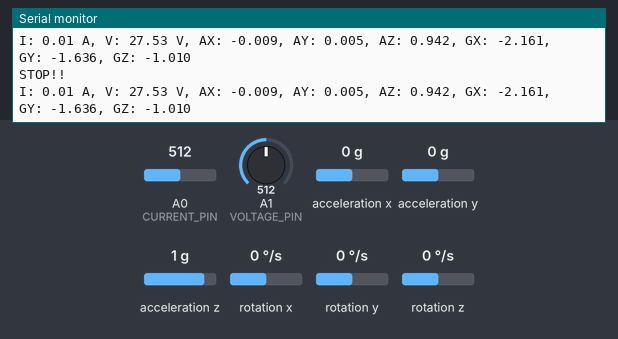
Simulated run of this sketch. Board: Arduino Uno, built with avr-gcc and run on an emulated ATmega328P. Parts: the last lines printed to the serial monitor. Wiring (inferred from the names in the program): MPU-6050 motion sensor at I2C address 0x68. The test bench sets the inputs (shaded band); at power-on: A1 (VOLTAGE_PIN) = 512, acceleration y 0 g, rotation x 0 °/s, A0 (CURRENT_PIN) = 512, acceleration x 0 g, acceleration z 1 g, rotation y 0 °/s, rotation z 0 °/s.

Above: at 6.0 s.
6.1 s: A1 (VOLTAGE_PIN) set to 201
At 6.8 s:
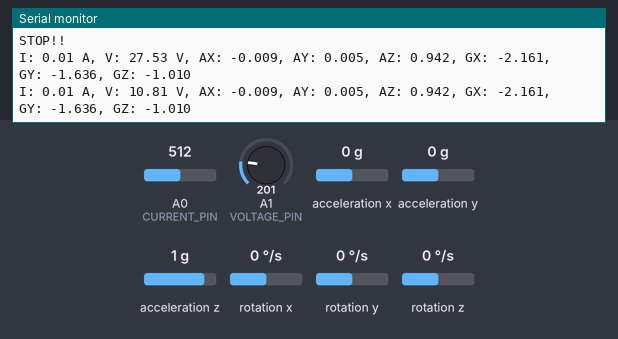
9.4 s: A1 (VOLTAGE_PIN) set to 167
At 9.9 s:
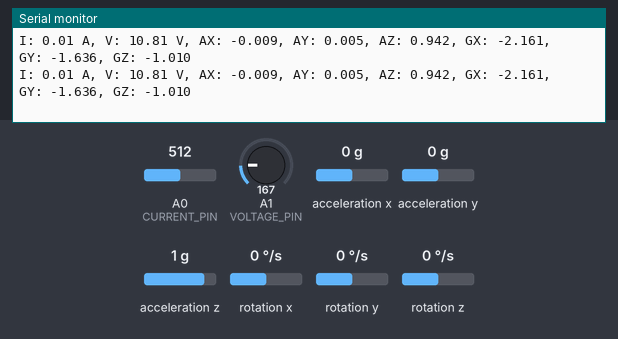
10.9 s: acceleration y set to -1.4 g
At 11.9 s:
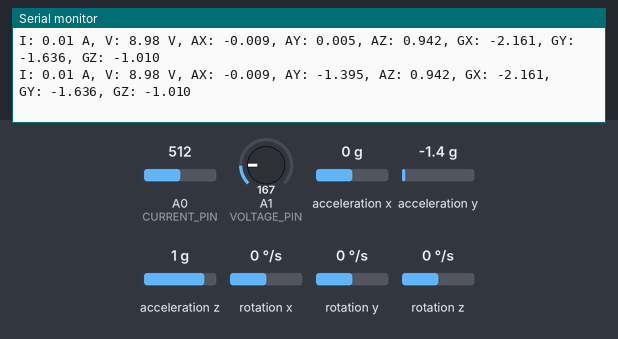
12.4 s: rotation x set to 4 °/s
At 13.1 s:
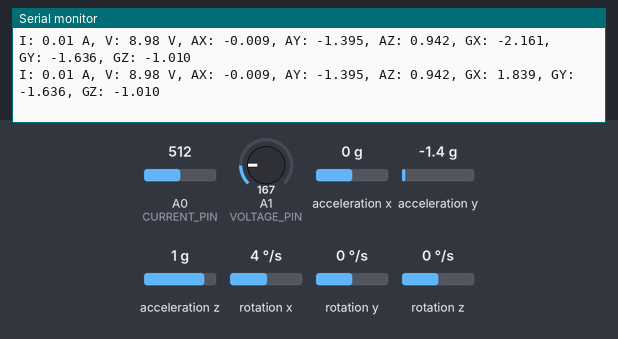
Timing chart, 0 to 15.4 s (numbered marks = the images above; inputs shaded):
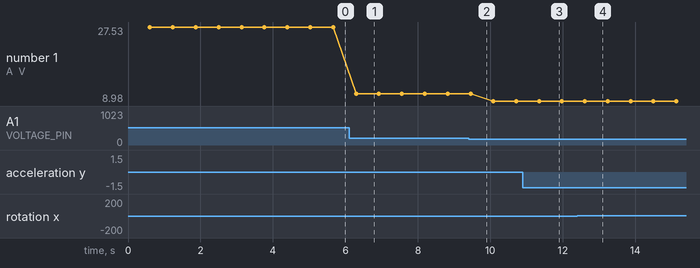

The sketch:

MCUCODE.ino
```cpp
#include <SoftwareSerial.h>
#include <Wire.h>

SoftwareSerial BT(10, 11);
#define size 15
#define lost_connection 5000

char command_Buffer[size];   // a temporary holding area with size 15 elements (15 empty boxes), where iam going to fill it with the letters of an incoming moving command, one at a time

uint8_t command_length = 0;
// Its job is to keep count: how many of those 15 boxes have already filled? It starts at 0 because when the chip first turns on, nothing has arrived yet
// the uint8_t : u = unsigned (meaning: no negative numbers allowed, only zero and positive), int = integer (a whole number, no decimals), 8 = 8 bits of memory, t = type (just a naming convention, means "this is a type")
// this is a built in, fixed command which says that : store in command_length a whole number, 0 or positive only, stored using exactly 8 bits of memory

unsigned long lastCommandTime = 0; // it remembers at what moment in time (measured in milliseconds from the chip turned on) we last received a full, complete command from the station

bool stop_the_motor = false;


const byte MPU6050_ADDRESS = 0x68;

int16_t Rax, Ray, Raz;
int16_t Rgx, Rgy, Rgz;

float ax, ay, az;
float gx, gy, gz;

const float AX_OFFSET = 148.66;
const float AY_OFFSET = -80.82;
const float AZ_OFFSET = 948.22;

const float GX_OFFSET = 283.06;
const float GY_OFFSET = 214.34;
const float GZ_OFFSET = 132.27;

const int VOLTAGE_PIN = PC1;
const float VOLTAGE_DIVIDER_RATIO = 11;
const float ADC_REFERENCE = 5.0;

const int CURRENT_PIN = PC0;
const float ZERO_CURRENT_VOLTAGE = 2.5;
const float ACS712_SENSITIVITY = 0.185;

#define sensor_interval 500          // how often (ms) we read + send sensor data
unsigned long lastSensorTime = 0;    // non-blocking replacement for the old delay(500)

// Function prototypes to inform the compiler before loop() calls them
void handleCommand(char *line);
void executeMove(char *dir, int speed);
void stopMotors();
void readMPU6050();
float readVoltage();
float readCurrent();
void readAndSendSensors();

void setup()
{
  Serial.begin(9600);
  BT.begin(9600);

  Wire.begin();
  Wire.beginTransmission(MPU6050_ADDRESS);
  Wire.write(0x6B);
  Wire.write(0x00);
  Wire.endTransmission();

  Serial.println("System Started");
}

void loop() {
  while(BT.available())
  // this loop works and read each letter arrived from HC-05 when the answer of the question : { are there any letters that have arrived from HC-05 ? } isn't zero or false
  {
    char c = BT.read();  // grabs exactly one waiting letter (the next one in line) and save it, every time this while loop starts, c becomes the next letter that arrived

    if (c == '\n')  // checks if the letter sent is a new line or not, which an indicator of where the line ends
    // If c is this newline (\n), we go into this block, which means a full command has just finished arriving
    {
      command_Buffer[command_length] = '\0'; //this means add '/0' to the end of the command we just checked it finished, the '/0' tells any code that later reads command_Buffer: this is where the actual text ends and don't look any further
      if(command_length > 0)
      // This checks that if we actually collect at least one real character before the newline arrived
      {
        handleCommand(command_Buffer);
        lastCommandTime = millis();   // remember when we last heard from the GUI and gives us how many milliseconds since the chip turned on, to remember exactly when this command arrived
      }
      command_length = 0;

    } else if (c != '\r') // the \r is called carriage return --> which means read the line after me from the start (like the old typewriters)
    // if the command contain /r at its end ignore it, it doesn't a character will be saved in c
    {
      if (command_length < size - 1)            // must check that my command_length is much smaller than the available size in the array of command_Buffer
      {
        command_Buffer[command_length++] = c;   // means add this new character which saved in c (after we checked it is not \n or \r ) to a new empty box in the command_Buffer
      } else // what if the command sent is too long (more than 15 characters) ? --> then ignore it and reset the command_length to 0 which will start typing in command_Buffer from 1st element
       {
        command_length = 0;
      }
    }
  }

  // safety check --> if too long has passed since the last command, force stop
  if (millis() - lastCommandTime > lost_connection)
  // This part runs every single time the loop starts, not just when letter arrives
  // [millis() - lastCommandTime] --> calculates how much time has passed since the last full command we received.
  // If that gap is bigger than [lost_connection] which = 1 second , then it calls stopMotors to stop the car
  {
    if(!stop_the_motor)
    {
      stopMotors();
      stop_the_motor = true;
    }
  } else
  {
      stop_the_motor = false;
  }

  // --- DAQ: read sensors and send to station on a timer, without blocking the command loop above ---
  if (millis() - lastSensorTime >= sensor_interval)
  {
    readAndSendSensors();
    lastSensorTime = millis();
  }

} // Fixed: Added missing closing brace for loop()

void handleCommand(char *line)
{
  if (line[0] == 'M' && line[1] == ',') // the command will be in like of (M,FL,2\n) or (M,F,2\n)
  // where M --> means Move, FL--> Forward Left & F--> Forward, 2--> the speed we want
  {

  char dir[3] = {0, 0, 0};   // it creates an array where its elements initially are 0
  uint8_t i = 2;
  uint8_t d = 0;

  while (line[i] != ',' && line[i] != '\0' && d < 2)
  // i = 2 then in the example i put line[i] = line[2] = F, then it is not a comma or '\0', d = 0 initially
  {
    dir[d] = line[i]; // this means that put 'F' as the dir [0] so now dir = {'F',0,0}
    d++;
    i++;
    // now d = 1 and i = 3 , if the loop runs again dir will be = {'F', 'L', 0}, and when it runs again i will be i = ',' which make the conditions of if is false
    // now dir will give value "FL"
  }
    int speed = 0;
    if (line[i] == ',') // after the loop finished, the i =','
    {
      speed = atoi(&line[i+1]);
      // atoi--> built in C function, converts the string (which is the speed value) into a real integer
    }
  executeMove(dir, speed);
  }
}

void executeMove(char *dir, int speed)
// strcmp--> means string compare, it compares the value of dir (which determined in the handleCommand function) with the string i give it
// but important note i discovered and cause error to me, strcmp returns 0 if the two strings are matching, and will turns +ve or *ve number if they are not matching
{
  if (speed == 0)
  {
    // will be modified
  } else if (speed == 3)
  {
    Serial.println("Low Speed");
  } else if (speed == 6)
  {
    Serial.println("Medium Speed");
  } else if (speed == 9)
  {
    Serial.println("High Speed");
  }


  if (strcmp(dir, "F") == 0)
  {
    Serial.println("Moving Forward");
    // Will be filled Later
  } else if (strcmp(dir, "B") == 0)
  {
    Serial.println("Moving Backward");
    // Will be filled Later
  } else if (strcmp(dir, "L") == 0)
  {
    Serial.println("Moving Left");
    // Will be filled Later
  } else if (strcmp(dir, "R") == 0)
  {
    Serial.println("Moving Right");
    // Will be filled Later
  } else if (strcmp(dir, "FL") == 0)
  {
    Serial.println("Moving Forward-Left");
    // Will be filled Later
  } else if (strcmp(dir, "FR") == 0)
  {
    Serial.println("Moving Forward-Right");
    // Will be filled Later
  } else if (strcmp(dir, "BL") == 0)
  {
    Serial.println("Moving Backward-Left");
    // Will be filled Later
  } else if (strcmp(dir, "BR") == 0)
  {
    Serial.println("Moving Backward-Right");
    // Will be filled Later
  } else if (strcmp(dir, "S") == 0)
  {
    Serial.println("STOP!!");
    // Will be filled Later
  } else {

  }

}

void stopMotors()
{
  executeMove("S",0);
}

// ---------------- DAQ (sensor) functions ----------------

float readVoltage()
{
  int adcValue = analogRead(VOLTAGE_PIN);
  float adcVoltage = (adcValue * ADC_REFERENCE) / 1023.0;
  float batteryVoltage = adcVoltage * VOLTAGE_DIVIDER_RATIO;
  return batteryVoltage;
}

float readCurrent()
{
  int adcValue = analogRead(CURRENT_PIN);
  float sensorVoltage = (adcValue * ADC_REFERENCE) / 1023.0;
  float current = (sensorVoltage - ZERO_CURRENT_VOLTAGE) / ACS712_SENSITIVITY;
  return current;
}

void readMPU6050()
{
  Wire.beginTransmission(MPU6050_ADDRESS);
  Wire.write(0x3B);
  Wire.endTransmission(false);

  Wire.requestFrom(MPU6050_ADDRESS, 14);

  if (Wire.available() >= 14)
  {
    Rax = (Wire.read() << 8) | Wire.read();
    Ray = (Wire.read() << 8) | Wire.read();
    Raz = (Wire.read() << 8) | Wire.read();

    Wire.read();
    Wire.read();

    Rgx = (Wire.read() << 8) | Wire.read();
    Rgy = (Wire.read() << 8) | Wire.read();
    Rgz = (Wire.read() << 8) | Wire.read();

    float calibratedRax = Rax - AX_OFFSET;
    float calibratedRay = Ray - AY_OFFSET;
    float calibratedRaz = Raz - AZ_OFFSET;

    float calibratedRgx = Rgx - GX_OFFSET;
    float calibratedRgy = Rgy - GY_OFFSET;
    float calibratedRgz = Rgz - GZ_OFFSET;

    ax = calibratedRax / 16384.0;
    ay = calibratedRay / 16384.0;
    az = calibratedRaz / 16384.0;

    gx = calibratedRgx / 131.0;
    gy = calibratedRgy / 131.0;
    gz = calibratedRgz / 131.0;
  }
}

void readAndSendSensors()
{
  readMPU6050();

  float voltage = readVoltage();
  float current = readCurrent();


  BT.print("I: ");
  BT.print(current, 2);

  BT.print(" A, V: ");
  BT.print(voltage, 2);

  BT.print(" V, AX: ");
  BT.print(ax, 3);

  BT.print(", AY: ");
  BT.print(ay, 3);

  BT.print(", AZ: ");
  BT.print(az, 3);

  BT.print(", GX: ");
  BT.print(gx, 3);

  BT.print(", GY: ");
  BT.print(gy, 3);

  BT.print(", GZ: ");
  BT.println(gz, 3);

  // Same line, also printed to the USB Serial Monitor for local debugging.
  Serial.print("I: ");
  Serial.print(current, 2);

  Serial.print(" A, V: ");
  Serial.print(voltage, 2);

  Serial.print(" V, AX: ");
  Serial.print(ax, 3);

  Serial.print(", AY: ");
  Serial.print(ay, 3);

  Serial.print(", AZ: ");
  Serial.print(az, 3);

  Serial.print(", GX: ");
  Serial.print(gx, 3);

  Serial.print(", GY: ");
  Serial.print(gy, 3);

  Serial.print(", GZ: ");
  Serial.println(gz, 3);
}
```

Measured:
- after the input at 6.1 s, the serial monitor: prints a new line after 0.19 s (image 1)
- after the input at 10.9 s, the serial monitor: prints a new line after 0.45 s (image 3)
- after the input at 12.4 s, the serial monitor: prints a new line after 0.21 s (image 4)
- plotted number 1: 27.53 → 10.81 after the input at 6.1 s, 10.81 → 8.98 after the input at 9.4 s
